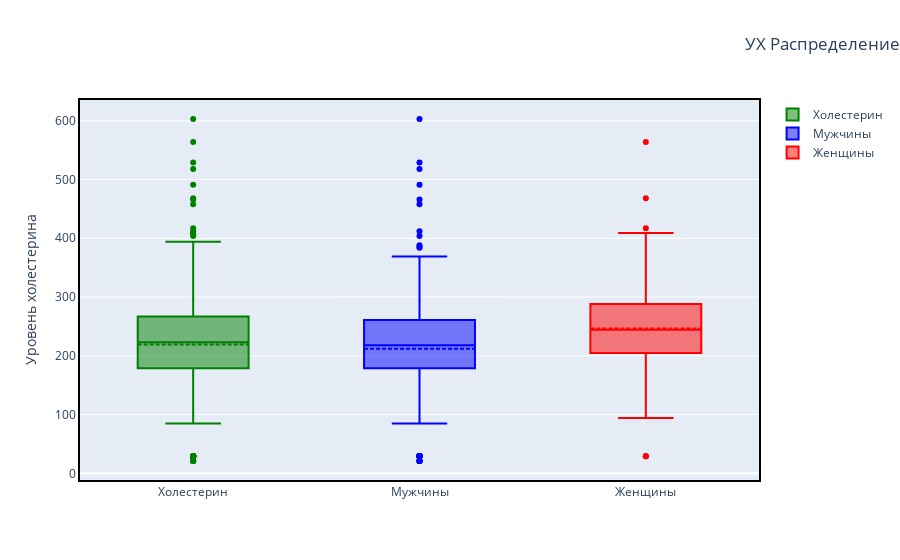

The notebook cell this image was saved under:
### Markdown cell above
При заболевании сердца нижняя планка кровяного давления с 80, поднимается от 90 и выше в зависимости от степени заболевания.

### Code cell
# проверим стольбец chol на выбросы
fig = go.Figure()

fig.add_trace(go.Box(y=data['chol'].values , name='Холестерин', marker_color = 'green', boxmean=True))
fig.add_trace(go.Box(y=data[data['sex']=='Male']['chol'].values, name ='Мужчины', marker_color = 'blue', boxmean = True))
fig.add_trace(go.Box(y=data[data['sex']=='Female']['chol'].values, name ='Женщины', marker_color = 'red', boxmean = True))

fig.update_layout(title = 'УХ Распределение', yaxis_title = 'Уровень холестерина', title_x = 1)
fig.update_xaxes(showline=True, linewidth=2, linecolor='black', mirror=True)
fig.update_yaxes(showline=True, linewidth=2, linecolor='black', mirror=True)

fig.show()

### Figure 1 — Plotly figure (JSON) as saved in the notebook; plotly's stock layout.template omitted (floating-point values rounded to 4 significant figures; data arrays with more than 128 entries replaced by an {"elided": "..."} marker saying what was removed)
{"data": [{"boxmean": true, "marker": {"color": "green"}, "name": "Холестерин", "type": "box", "y": {"elided": "913 int values"}}, {"boxmean": true, "marker": {"color": "blue"}, "name": "Мужчины", "type": "box", "y": {"elided": "719 int values"}}, {"boxmean": true, "marker": {"color": "red"}, "name": "Женщины", "type": "box", "y": {"elided": "194 int values"}}], "layout": {"title": {"text": "УХ Распределение", "x": 1}, "xaxis": {"linecolor": "black", "linewidth": 2, "mirror": true, "showline": true}, "yaxis": {"linecolor": "black", "linewidth": 2, "mirror": true, "showline": true, "title": {"text": "Уровень холестерина"}}}}
